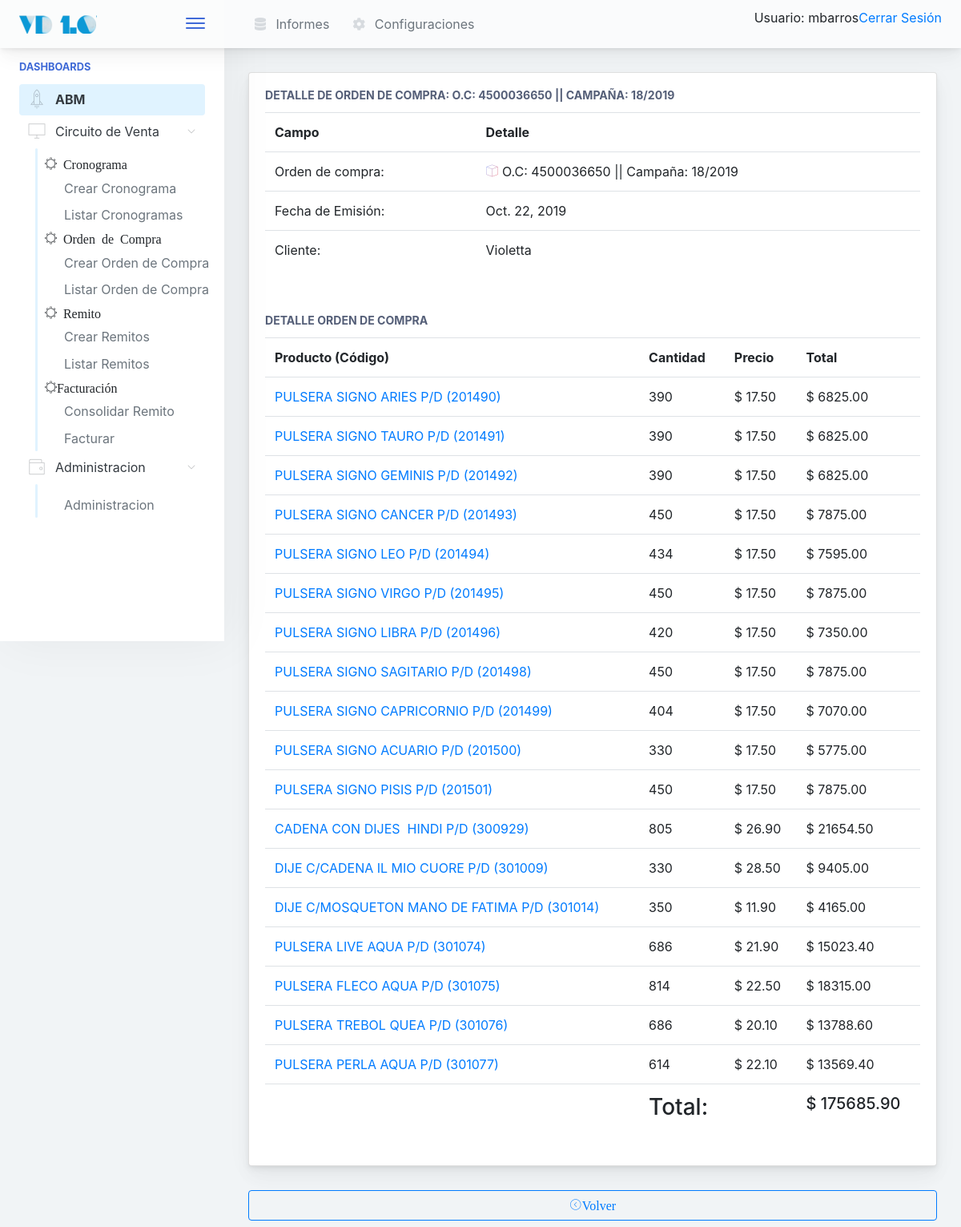
The app's page /venta/ordencompra/detalle/30 (signed in) with its own data.
### venta/models.py (models this page shows, shortened)
class OrdenCompra(models.Model):
	referencia_externa 	= models.CharField(max_length=20, unique=True)
	cliente 			= models.ForeignKey(Cliente, null=False, blank=False, on_delete=models.CASCADE)
	cronograma 			= models.ForeignKey(Cronograma, null=False, blank=False, on_delete=models.CASCADE)
	fecha_emision 		= models.DateField(null=False, blank=False)
	circuito 			= models.CharField(max_length=12, choices=CIRCUITO_CHOICE, default='Facturar')
	def __str__(self):
		return "O.C: " + self.referencia_externa + " || Campaña: " + str(self.cronograma)

class Cronograma(models.Model):
	nombre  				= models.CharField(max_length=20)
	cliente 				= models.ForeignKey(Cliente, null=False, blank=False, on_delete=models.CASCADE)
	fecha_inicio 			= models.DateField(default='1983-01-17')
	fecha_finalizacion		= models.DateField(default='1983-01-17')
	terminada 				= models.BooleanField(default=False)
	def __str__(self):
		return self.nombre

class ProductoLineasOC(models.Model):
	producto = models.ForeignKey(Producto, null=False, blank=False, on_delete=models.CASCADE)
	cantidad = models.IntegerField()
	precio_unitario = models.DecimalField(max_digits=9, decimal_places=2)
	OrdenCompra = models.ForeignKey(OrdenCompra, null=False, blank=False, on_delete=models.CASCADE)
	@property
	def total(self):
		return self.cantidad * self.precio_unitario

### gral/models.py (models this page shows, shortened)
class Cliente(models.Model):
    razon_social      = models.CharField(max_length=150, unique=True)
    nombre_corto      = models.CharField(max_length=25, unique=True)
    cuit              = models.CharField(max_length=15, unique=True)
    direccion_fiscal  = models.CharField(max_length=250)
    direccion_entrega = models.CharField(max_length=250)
    condicion_iva     = models.CharField(max_length=100, blank=False, default='Responsable Inscripto')
    observaciones     = models.TextField(blank=True)
    def __str__(self):
        return self.nombre_corto

class Producto(models.Model):
    codigo              = models.CharField(max_length=50, unique=True)
    descripcion         = models.CharField(max_length=250)
    cliente             = models.ForeignKey('Cliente', null=False, blank=False, on_delete=models.CASCADE)
    lineaproducto_Id    = models.ForeignKey('LineaProducto', null=True, blank=True, on_delete=models.CASCADE)
    etiqueta_id         = models.ForeignKey('Etiqueta', null=True, blank=True, on_delete=models.CASCADE)
    @property
    def nombre_completo(self):
        return self.descripcion + " (" + self.codigo + ")"

### venta/views.py (the view)
# urls.py: path('ordencompra/detalle/<int:pk>', OrdenCompraDetail.as_view(), name='OrdenCompraDetail'),
class OrdenCompraDetail(LoginRequiredMixin, DetailView):
	model = OrdenCompra
	template_name = 'venta/ordencompra_detail.html'
	def get_context_data(self, **kwargs):
		instance = super(OrdenCompraDetail, self).get_context_data(**kwargs)
		lineasOC = ProductoLineasOC.objects.filter(OrdenCompra=instance['object'].pk)
		instance['ordendecompramain'] = lineasOC
		valor_total = 0
		for sum in instance['ordendecompramain']:
			valor_total += sum.total
		instance['total_orden'] = valor_total
		return instance

### inicio/templates/venta/ordencompra_detail.html
{% extends '../base.html' %}
{%  block cuerpo %}
<div class="main-card mb-3 card">
	<div class="card-body">
		<h5 class="card-title">Detalle de Orden de compra: {{ ordencompra }}</h5>
		<table class="table table-hover table-fixed">
		<tr>
			<th>
				Campo
			</th>
			<th>
				Detalle
			</th>
		</tr>
			<tr>
				<td>Orden de compra: </td>
				<td><i class="pe-7s-box2 icon-gradient bg-amy-crisp">
		        </i>
		        	{{ ordencompra }}
		      </td>
		      </tr>
		      <tr>
		      <td>Fecha de Emisión: </td>
		      <td>
		        {{ ordencompra.fecha_emision }}
		      </td>
		      </tr>
		      <tr>
		      <td>Cliente: </td>
		      <td>
		        {{ ordencompra.cliente }}
		        </td>
		      </tr>
		</table>
	</div>
		<div class="card-body">
	<h5 class="card-title">Detalle Orden de compra</h5>
		<table class="table table-hover table-fixed">
		<tr>
		<th>Producto (Código)</th>
		<th>Cantidad</th>
		<th>Precio</th>
		<th>Total</th>
		</tr>
		{% for lista in ordendecompramain %}
		<tr>
			<td><a href="{% url 'gral:ProductoDetail' lista.producto.pk%}">{{ lista.producto.nombre_completo }}</a></td>
			<td>{{ lista.cantidad}} </td>
			<td>$ {{ lista.precio_unitario}}</td>
			<td>$ {{ lista.total }}</td>
		</tr>
			{% endfor %}
			<tr>
			<td></td>
			<td><h3>Total:</h3></td>
			<td></td>
			<td><h5>$ {{ total_orden }}</h5>
			</td>
			</tr>
        </table>
    </div>
</div>
<a href="{% url 'venta:OrdenCompraList' %}">
<button class="mb-2 mr-2 btn-transition btn btn-outline-primary btn-block">
		<i class="pe-7s-angle-left-circle">Volver</i>
</button>
	</a>
{% endblock %}

### inicio/templates/base.html (shortened to what this page needs)
<!doctype html>
<html lang="es">
<head>
    {% include "./utils/base_cabecera.html" %}
</head>
<body>
    {% if user.is_authenticated %}
            <div class="app-container app-theme-white body-tabs-shadow fixed-sidebar fixed-header">
    {% else %}
        <div class="app-container app-theme-white body-tabs-shadow fixed-sidebar fixed-header closed-sidebar">
    {% endif %}
        <div class="app-header header-shadow">
            <div class="app-header__logo">
                <div class="logo-src"></div>
                <div class="header__pane ml-auto">
                    <div>
                        <button type="button" class="hamburger close-sidebar-btn hamburger--elastic" data-class="closed-sidebar">
                            <span class="hamburger-box">
                                <span class="hamburger-inner"></span>
                            </span>
                        </button>
                    </div>
                </div>
            </div>
                <div class="app-header__content">
                <div class="app-header-left">
                                               {% if user.is_authenticated %}
                    <ul class="header-menu nav">
                        <li class="nav-item">
                            <a href="javascript:void(0);" class="nav-link">
                                <i class="nav-link-icon fa fa-database"> </i>
                                Informes
                            </a>
                        </li>
                        <li class="dropdown nav-item">
                            <a href="{% url 'configuraciones:configuraciones' %}" class="nav-link">
                                <i class="nav-link-icon fa fa-cog"></i>
                                Configuraciones
                            </a>
                        </li>
                    </ul>
                 {% endif %}
                 </div>
                <div class="app-header-right">
                    <div class="header-btn-lg pr-0">
                        <div class="widget-content p-0">
                            <div class="widget-content-wrapper">
                                <div class="widget-content-left">
                                    <div class="btn-group">
    {% if user.is_authenticated %}
     <p>Usuario:  {{ user.get_username }}</p>
     <p><a href="{% url 'logout'%}?next={{request.path}}">Cerrar Sesión</a></p>
   {% else %}
     <p><a href="{% url 'login'%}?next={{request.path}}">Ingresar</a></p>
   {% endif %}
                                    </div>
                                </div>
                            </div>
                        </div>
                    </div>        </div>
            </div>
        </div>
               <div class="app-main">
                <div class="app-sidebar sidebar-shadow">
                        <div class="scrollbar-sidebar">
                        <div class="app-sidebar__inner">
                            {% if user.is_authenticated %}
                            <ul class="vertical-nav-menu">
                                <li class="app-sidebar__heading">Dashboards</li>
                                  <li>
                                     <a href="{% url 'inicio:abm' %}" class="mm-active">
                                        <i class="metismenu-icon pe-7s-rocket"></i>
                                        ABM
                                    </a>
                                </li>
                                <li>
                                    <a href="#">
                                        <i class="metismenu-icon pe-7s-monitor"></i>
                                        Circuito de Venta
                                        <i class="metismenu-state-icon pe-7s-angle-down caret-left"></i>
                                    </a>
                                    <ul>
                                    	<li><i class="pe-7s-settings">  Cronograma</i></li>
                                        <li>
                                            <a href="{% url 'venta:CronogramaCreate' %}">
                                                Crear Cronograma
                                            </a>
                                        </li>
                                         <li>
                                            <a href="{% url 'venta:CronogramaList' %}">
                                                Listar Cronogramas
                                            </a>
                                        </li>
                                    	<li><i class="pe-7s-settings">  Orden de Compra</i></li>
                                         <li>
                                            <a href="{% url 'venta:OrdenCompraCompleto' %}">
                                                Crear Orden de Compra
                                            </a>
                                        </li>
                                        <li>
                                            <a href="{% url 'venta:OrdenCompraList' %}">
                                                Listar Orden de Compra
                                            </a>
                                        </li>
                                    	<li><i class="pe-7s-settings">  Remito</i></li>
                                          <li>
                                            <a href="{% url 'venta:RemitoCrear' %}">
                                                Crear Remitos
                                            </a>
                                        </li>
                                        <li>
                                            <a href="{% url 'venta:RemitoListar' %}">
                                                Listar Remitos
                                            </a>
                                        </li>
                                        <li><i class="pe-7s-settings">Facturación</i></li>
                                          <li>
                                            <a href="{% url 'venta:RemitoCrear' %}">
                                                Consolidar Remito
                                            </a>
                                        </li>
                                        <li>
                                            <a href="{% url 'venta:RemitoCrear' %}">
                                                Facturar
                                            </a>
                                        </li>
                                    </ul>
                                                                    <li>
                                    <a href="#">
                                        <i class="metismenu-icon pe-7s-wallet"></i>
                                        Administracion
                                        <i class="metismenu-state-icon pe-7s-angle-down caret-left"></i>
                                    </a>
                                    <ul>
                                        <li>
                                            <a href="{% url 'admin:index' %}">
                                                Administracion
                                            </a>
                                        </li>
                                        </ul>
                                </li>
                            </ul>
                            {% endif %}
                        </div>
                    </div>
                </div>    <div class="app-main__outer">
                <div class="app-main__inner">
                                            {% if user.is_authenticated %}
			{% block cuerpo %}
			{% endblock %}
			{% else %}
			{% block sesion%}
			{% endblock %}
			{% endif %}
			</div>
    </div>
        </div>
    </div>
</body>
</html>

### records on screen
OrdenCompra: referencia_externa+cronograma "O.C: 4500036650 || CAMPAÑA: 18/2019", referencia_externa+cronograma "O.C: 4500036650 || Campaña: 18/2019", fecha_emision "Oct. 22, 2019", cliente "Violetta"
ProductoLineasOC: producto.nombre_completo "PULSERA SIGNO ARIES P/D (201490)", cantidad "390", precio_unitario "17.50", total "6825.00"
ProductoLineasOC: producto.nombre_completo "PULSERA SIGNO TAURO P/D (201491)", cantidad "390", precio_unitario "17.50", total "6825.00"
ProductoLineasOC: producto.nombre_completo "PULSERA SIGNO GEMINIS P/D (201492)", cantidad "390", precio_unitario "17.50", total "6825.00"
ProductoLineasOC: producto.nombre_completo "PULSERA SIGNO CANCER P/D (201493)", cantidad "450", precio_unitario "17.50", total "7875.00"
ProductoLineasOC: producto.nombre_completo "PULSERA SIGNO LEO P/D (201494)", cantidad "434", precio_unitario "17.50", total "7595.00"
ProductoLineasOC: producto.nombre_completo "PULSERA SIGNO VIRGO P/D (201495)", cantidad "450", precio_unitario "17.50", total "7875.00"
ProductoLineasOC: producto.nombre_completo "PULSERA SIGNO LIBRA P/D (201496)", cantidad "420", precio_unitario "17.50", total "7350.00"
ProductoLineasOC: producto.nombre_completo "PULSERA SIGNO SAGITARIO P/D (201498)", cantidad "450", precio_unitario "17.50", total "7875.00"
ProductoLineasOC: producto.nombre_completo "PULSERA SIGNO CAPRICORNIO P/D (201499)", cantidad "404", precio_unitario "17.50", total "7070.00"
ProductoLineasOC: producto.nombre_completo "PULSERA SIGNO ACUARIO P/D (201500)", cantidad "330", precio_unitario "17.50", total "5775.00"
ProductoLineasOC: producto.nombre_completo "PULSERA SIGNO PISIS P/D (201501)", cantidad "450", precio_unitario "17.50", total "7875.00"
ProductoLineasOC: producto.nombre_completo "CADENA CON DIJES HINDI P/D (300929)", cantidad "805", precio_unitario "26.90", total "21654.50"
ProductoLineasOC: producto.nombre_completo "DIJE C/CADENA IL MIO CUORE P/D (301009)", cantidad "330", precio_unitario "28.50", total "9405.00"
ProductoLineasOC: producto.nombre_completo "DIJE C/MOSQUETON MANO DE FATIMA P/D (301014)", cantidad "350", precio_unitario "11.90", total "4165.00"
ProductoLineasOC: producto.nombre_completo "PULSERA LIVE AQUA P/D (301074)", cantidad "686", precio_unitario "21.90", total "15023.40"
ProductoLineasOC: producto.nombre_completo "PULSERA FLECO AQUA P/D (301075)", cantidad "814", precio_unitario "22.50", total "18315.00"
ProductoLineasOC: producto.nombre_completo "PULSERA TREBOL QUEA P/D (301076)", cantidad "686", precio_unitario "20.10", total "13788.60"
ProductoLineasOC: producto.nombre_completo "PULSERA PERLA AQUA P/D (301077)", cantidad "614", precio_unitario "22.10", total "13569.40"

### other values on screen
{{ user.get_username }} "mbarros"
{{ total_orden }} "175685.90"
